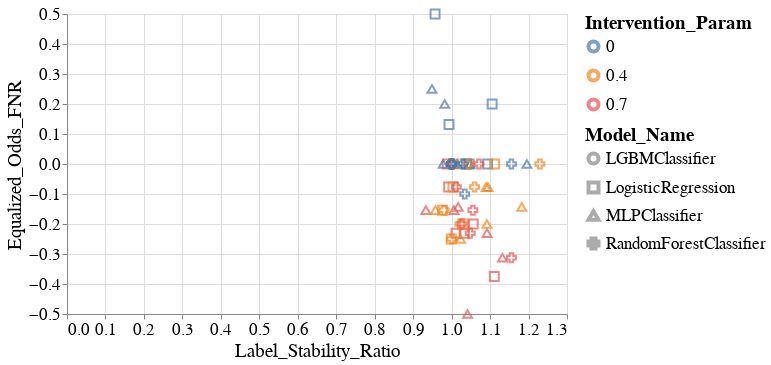

Notebook code for this chart:
### Markdown cell above
## Figure 3. Scatter plots.

### Code cell
create_scatter_plot(melted_all_group_metrics_per_model_dct,
                    group='Race',
                    fairness_metric_name='Equalized_Odds_FNR',
                    stability_metric_name='Label_Stability_Ratio')

### Figure 1 — Vega-Lite specification as saved in the notebook (floating-point values rounded to 4 significant figures)
{"config": {"view": {"continuousWidth": 400, "continuousHeight": 300}, "axis": {"labelFontSize": 17, "labelFontWeight": "normal", "titleFontSize": 19, "titleFontWeight": "normal"}, "legend": {"labelFontSize": 17, "labelLimit": 200, "symbolStrokeWidth": 4, "titleFontSize": 19, "titleLimit": 220}, "title": {"fontSize": 17}}, "data": {"name": "data-3362006e5718216981ebbbe5015d788a"}, "mark": {"type": "point", "size": 60}, "encoding": {"color": {"field": "Intervention_Param", "type": "nominal"}, "shape": {"field": "Model_Name", "type": "nominal"}, "size": {"value": 80}, "x": {"field": "Label_Stability_Ratio", "type": "quantitative"}, "y": {"field": "Equalized_Odds_FNR", "type": "quantitative"}}, "height": 300, "width": 500, "$schema": "https://vega.github.io/schema/vega-lite/v4.17.0.json", "datasets": {"data-3362006e5718216981ebbbe5015d788a": [{"Model_Name": "LGBMClassifier", "Experiment_Iteration": "Exp_iter_1", "Intervention_Param": 0.0, "Test_Set_Index": 0, "Group": "Race", "Equalized_Odds_FNR": 0.0, "Label_Stability_Ratio": 1.0}, {"Model_Name": "LGBMClassifier", "Experiment_Iteration": "Exp_iter_1", "Intervention_Param": 0.4, "Test_Set_Index": 0, "Group": "Race", "Equalized_Odds_FNR": 0.0, "Label_Stability_Ratio": 1.0}, {"Model_Name": "LGBMClassifier", "Experiment_Iteration": "Exp_iter_1", "Intervention_Param": 0.7, "Test_Set_Index": 0, "Group": "Race", "Equalized_Odds_FNR": 0.0, "Label_Stability_Ratio": 1.0}, {"Model_Name": "LGBMClassifier", "Experiment_Iteration": "Exp_iter_2", "Intervention_Param": 0.0, "Test_Set_Index": 0, "Group": "Race", "Equalized_Odds_FNR": 0.0, "Label_Stability_Ratio": 1.0}, {"Model_Name": "LGBMClassifier", "Experiment_Iteration": "Exp_iter_2", "Intervention_Param": 0.4, "Test_Set_Index": 0, "Group": "Race", "Equalized_Odds_FNR": 0.0, "Label_Stability_Ratio": 1.0}, {"Model_Name": "LGBMClassifier", "Experiment_Iteration": "Exp_iter_2", "Intervention_Param": 0.7, "Test_Set_Index": 0, "Group": "Race", "Equalized_Odds_FNR": 0.0, "Label_Stability_Ratio": 1.0}, {"Model_Name": "LGBMClassifier", "Experiment_Iteration": "Exp_iter_3", "Intervention_Param": 0.0, "Test_Set_Index": 0, "Group": "Race", "Equalized_Odds_FNR": 0.0, "Label_Stability_Ratio": 1.0}, {"Model_Name": "LGBMClassifier", "Experiment_Iteration": "Exp_iter_3", "Intervention_Param": 0.4, "Test_Set_Index": 0, "Group": "Race", "Equalized_Odds_FNR": 0.0, "Label_Stability_Ratio": 1.0}, {"Model_Name": "LGBMClassifier", "Experiment_Iteration": "Exp_iter_3", "Intervention_Param": 0.7, "Test_Set_Index": 0, "Group": "Race", "Equalized_Odds_FNR": 0.0, "Label_Stability_Ratio": 1.0}, {"Model_Name": "LGBMClassifier", "Experiment_Iteration": "Exp_iter_4", "Intervention_Param": 0.0, "Test_Set_Index": 0, "Group": "Race", "Equalized_Odds_FNR": 0.0, "Label_Stability_Ratio": 1.0}, {"Model_Name": "LGBMClassifier", "Experiment_Iteration": "Exp_iter_4", "Intervention_Param": 0.4, "Test_Set_Index": 0, "Group": "Race", "Equalized_Odds_FNR": 0.0, "Label_Stability_Ratio": 1.0}, {"Model_Name": "LGBMClassifier", "Experiment_Iteration": "Exp_iter_4", "Intervention_Param": 0.7, "Test_Set_Index": 0, "Group": "Race", "Equalized_Odds_FNR": 0.0, "Label_Stability_Ratio": 1.0}, {"Model_Name": "LGBMClassifier", "Experiment_Iteration": "Exp_iter_5", "Intervention_Param": 0.0, "Test_Set_Index": 0, "Group": "Race", "Equalized_Odds_FNR": 0.0, "Label_Stability_Ratio": 1.0}, {"Model_Name": "LGBMClassifier", "Experiment_Iteration": "Exp_iter_5", "Intervention_Param": 0.4, "Test_Set_Index": 0, "Group": "Race", "Equalized_Odds_FNR": 0.0, "Label_Stability_Ratio": 1.0}, {"Model_Name": "LGBMClassifier", "Experiment_Iteration": "Exp_iter_5", "Intervention_Param": 0.7, "Test_Set_Index": 0, "Group": "Race", "Equalized_Odds_FNR": 0.0, "Label_Stability_Ratio": 1.0}, {"Model_Name": "LGBMClassifier", "Experiment_Iteration": "Exp_iter_6", "Intervention_Param": 0.0, "Test_Set_Index": 0, "Group": "Race", "Equalized_Odds_FNR": 0.0, "Label_Stability_Ratio": 1.0}, {"Model_Name": "LGBMClassifier", "Experiment_Iteration": "Exp_iter_6", "Intervention_Param": 0.4, "Test_Set_Index": 0, "Group": "Race", "Equalized_Odds_FNR": 0.0, "Label_Stability_Ratio": 1.0}, {"Model_Name": "LGBMClassifier", "Experiment_Iteration": "Exp_iter_6", "Intervention_Param": 0.7, "Test_Set_Index": 0, "Group": "Race", "Equalized_Odds_FNR": 0.0, "Label_Stability_Ratio": 1.0}, {"Model_Name": "LogisticRegression", "Experiment_Iteration": "Exp_iter_1", "Intervention_Param": 0.0, "Test_Set_Index": 0, "Group": "Race", "Equalized_Odds_FNR": 0.0, "Label_Stability_Ratio": 1.094}, {"Model_Name": "LogisticRegression", "Experiment_Iteration": "Exp_iter_1", "Intervention_Param": 0.4, "Test_Set_Index": 0, "Group": "Race", "Equalized_Odds_FNR": 0.0, "Label_Stability_Ratio": 1.112}, {"Model_Name": "LogisticRegression", "Experiment_Iteration": "Exp_iter_1", "Intervention_Param": 0.7, "Test_Set_Index": 0, "Group": "Race", "Equalized_Odds_FNR": 0.0, "Label_Stability_Ratio": 0.9886}, {"Model_Name": "LogisticRegression", "Experiment_Iteration": "Exp_iter_2", "Intervention_Param": 0.0, "Test_Set_Index": 0, "Group": "Race", "Equalized_Odds_FNR": 0.5, "Label_Stability_Ratio": 0.957}, {"Model_Name": "LogisticRegression", "Experiment_Iteration": "Exp_iter_2", "Intervention_Param": 0.4, "Test_Set_Index": 0, "Group": "Race", "Equalized_Odds_FNR": -0.25, "Label_Stability_Ratio": 0.9992}, {"Model_Name": "LogisticRegression", "Experiment_Iteration": "Exp_iter_2", "Intervention_Param": 0.7, "Test_Set_Index": 0, "Group": "Race", "Equalized_Odds_FNR": -0.375, "Label_Stability_Ratio": 1.111}, {"Model_Name": "LogisticRegression", "Experiment_Iteration": "Exp_iter_3", "Intervention_Param": 0.0, "Test_Set_Index": 0, "Group": "Race", "Equalized_Odds_FNR": 0.1319, "Label_Stability_Ratio": 0.9932}, {"Model_Name": "LogisticRegression", "Experiment_Iteration": "Exp_iter_3", "Intervention_Param": 0.4, "Test_Set_Index": 0, "Group": "Race", "Equalized_Odds_FNR": -0.1538, "Label_Stability_Ratio": 0.9765}, {"Model_Name": "LogisticRegression", "Experiment_Iteration": "Exp_iter_3", "Intervention_Param": 0.7, "Test_Set_Index": 0, "Group": "Race", "Equalized_Odds_FNR": -0.2308, "Label_Stability_Ratio": 1.033}, {"Model_Name": "LogisticRegression", "Experiment_Iteration": "Exp_iter_4", "Intervention_Param": 0.0, "Test_Set_Index": 0, "Group": "Race", "Equalized_Odds_FNR": 0.2, "Label_Stability_Ratio": 1.105}, {"Model_Name": "LogisticRegression", "Experiment_Iteration": "Exp_iter_4", "Intervention_Param": 0.4, "Test_Set_Index": 0, "Group": "Race", "Equalized_Odds_FNR": 0.0, "Label_Stability_Ratio": 1.006}, {"Model_Name": "LogisticRegression", "Experiment_Iteration": "Exp_iter_4", "Intervention_Param": 0.7, "Test_Set_Index": 0, "Group": "Race", "Equalized_Odds_FNR": -0.07692, "Label_Stability_Ratio": 0.9923}, {"Model_Name": "LogisticRegression", "Experiment_Iteration": "Exp_iter_5", "Intervention_Param": 0.0, "Test_Set_Index": 0, "Group": "Race", "Equalized_Odds_FNR": 0.0, "Label_Stability_Ratio": 1.039}, {"Model_Name": "LogisticRegression", "Experiment_Iteration": "Exp_iter_5", "Intervention_Param": 0.4, "Test_Set_Index": 0, "Group": "Race", "Equalized_Odds_FNR": -0.2, "Label_Stability_Ratio": 1.032}, {"Model_Name": "LogisticRegression", "Experiment_Iteration": "Exp_iter_5", "Intervention_Param": 0.7, "Test_Set_Index": 0, "Group": "Race", "Equalized_Odds_FNR": -0.2, "Label_Stability_Ratio": 1.056}, {"Model_Name": "LogisticRegression", "Experiment_Iteration": "Exp_iter_6", "Intervention_Param": 0.0, "Test_Set_Index": 0, "Group": "Race", "Equalized_Odds_FNR": 0.0, "Label_Stability_Ratio": 1.045}, {"Model_Name": "LogisticRegression", "Experiment_Iteration": "Exp_iter_6", "Intervention_Param": 0.4, "Test_Set_Index": 0, "Group": "Race", "Equalized_Odds_FNR": -0.07692, "Label_Stability_Ratio": 1.003}, {"Model_Name": "LogisticRegression", "Experiment_Iteration": "Exp_iter_6", "Intervention_Param": 0.7, "Test_Set_Index": 0, "Group": "Race", "Equalized_Odds_FNR": -0.2308, "Label_Stability_Ratio": 1.011}, {"Model_Name": "MLPClassifier", "Experiment_Iteration": "Exp_iter_1", "Intervention_Param": 0.7, "Test_Set_Index": 0, "Group": "Race", "Equalized_Odds_FNR": -0.1429, "Label_Stability_Ratio": 1.017}, {"Model_Name": "MLPClassifier", "Experiment_Iteration": "Exp_iter_1", "Intervention_Param": 0.0, "Test_Set_Index": 0, "Group": "Race", "Equalized_Odds_FNR": 0.0, "Label_Stability_Ratio": 1.196}, {"Model_Name": "MLPClassifier", "Experiment_Iteration": "Exp_iter_1", "Intervention_Param": 0.4, "Test_Set_Index": 0, "Group": "Race", "Equalized_Odds_FNR": -0.1429, "Label_Stability_Ratio": 1.182}, {"Model_Name": "MLPClassifier", "Experiment_Iteration": "Exp_iter_2", "Intervention_Param": 0.7, "Test_Set_Index": 0, "Group": "Race", "Equalized_Odds_FNR": -0.3125, "Label_Stability_Ratio": 1.132}, {"Model_Name": "MLPClassifier", "Experiment_Iteration": "Exp_iter_2", "Intervention_Param": 0.0, "Test_Set_Index": 0, "Group": "Race", "Equalized_Odds_FNR": 0.25, "Label_Stability_Ratio": 0.9489}, {"Model_Name": "MLPClassifier", "Experiment_Iteration": "Exp_iter_2", "Intervention_Param": 0.4, "Test_Set_Index": 0, "Group": "Race", "Equalized_Odds_FNR": -0.25, "Label_Stability_Ratio": 1.023}, {"Model_Name": "MLPClassifier", "Experiment_Iteration": "Exp_iter_3", "Intervention_Param": 0.7, "Test_Set_Index": 0, "Group": "Race", "Equalized_Odds_FNR": -0.1538, "Label_Stability_Ratio": 0.933}, {"Model_Name": "MLPClassifier", "Experiment_Iteration": "Exp_iter_3", "Intervention_Param": 0.0, "Test_Set_Index": 0, "Group": "Race", "Equalized_Odds_FNR": 0.0, "Label_Stability_Ratio": 1.014}, {"Model_Name": "MLPClassifier", "Experiment_Iteration": "Exp_iter_3", "Intervention_Param": 0.4, "Test_Set_Index": 0, "Group": "Race", "Equalized_Odds_FNR": -0.1538, "Label_Stability_Ratio": 0.9579}, {"Model_Name": "MLPClassifier", "Experiment_Iteration": "Exp_iter_4", "Intervention_Param": 0.7, "Test_Set_Index": 0, "Group": "Race", "Equalized_Odds_FNR": -0.1538, "Label_Stability_Ratio": 1.006}, {"Model_Name": "MLPClassifier", "Experiment_Iteration": "Exp_iter_4", "Intervention_Param": 0.0, "Test_Set_Index": 0, "Group": "Race", "Equalized_Odds_FNR": 0.0, "Label_Stability_Ratio": 1.048}, {"Model_Name": "MLPClassifier", "Experiment_Iteration": "Exp_iter_4", "Intervention_Param": 0.4, "Test_Set_Index": 0, "Group": "Race", "Equalized_Odds_FNR": -0.07692, "Label_Stability_Ratio": 1.09}, {"Model_Name": "MLPClassifier", "Experiment_Iteration": "Exp_iter_5", "Intervention_Param": 0.7, "Test_Set_Index": 0, "Group": "Race", "Equalized_Odds_FNR": -0.5, "Label_Stability_Ratio": 1.041}, {"Model_Name": "MLPClassifier", "Experiment_Iteration": "Exp_iter_5", "Intervention_Param": 0.0, "Test_Set_Index": 0, "Group": "Race", "Equalized_Odds_FNR": 0.2, "Label_Stability_Ratio": 0.982}, {"Model_Name": "MLPClassifier", "Experiment_Iteration": "Exp_iter_5", "Intervention_Param": 0.4, "Test_Set_Index": 0, "Group": "Race", "Equalized_Odds_FNR": -0.2, "Label_Stability_Ratio": 1.092}, {"Model_Name": "MLPClassifier", "Experiment_Iteration": "Exp_iter_6", "Intervention_Param": 0.7, "Test_Set_Index": 0, "Group": "Race", "Equalized_Odds_FNR": -0.2308, "Label_Stability_Ratio": 1.092}, {"Model_Name": "MLPClassifier", "Experiment_Iteration": "Exp_iter_6", "Intervention_Param": 0.0, "Test_Set_Index": 0, "Group": "Race", "Equalized_Odds_FNR": 0.0, "Label_Stability_Ratio": 0.978}, {"Model_Name": "MLPClassifier", "Experiment_Iteration": "Exp_iter_6", "Intervention_Param": 0.4, "Test_Set_Index": 0, "Group": "Race", "Equalized_Odds_FNR": -0.07692, "Label_Stability_Ratio": 1.095}, {"Model_Name": "RandomForestClassifier", "Experiment_Iteration": "Exp_iter_1", "Intervention_Param": 0.0, "Test_Set_Index": 0, "Group": "Race", "Equalized_Odds_FNR": 0.0, "Label_Stability_Ratio": 1.155}, {"Model_Name": "RandomForestClassifier", "Experiment_Iteration": "Exp_iter_1", "Intervention_Param": 0.4, "Test_Set_Index": 0, "Group": "Race", "Equalized_Odds_FNR": 0.0, "Label_Stability_Ratio": 1.229}, {"Model_Name": "RandomForestClassifier", "Experiment_Iteration": "Exp_iter_1", "Intervention_Param": 0.7, "Test_Set_Index": 0, "Group": "Race", "Equalized_Odds_FNR": 0.0, "Label_Stability_Ratio": 1.071}, {"Model_Name": "RandomForestClassifier", "Experiment_Iteration": "Exp_iter_2", "Intervention_Param": 0.0, "Test_Set_Index": 0, "Group": "Race", "Equalized_Odds_FNR": 0.0, "Label_Stability_Ratio": 0.9988}, {"Model_Name": "RandomForestClassifier", "Experiment_Iteration": "Exp_iter_2", "Intervention_Param": 0.4, "Test_Set_Index": 0, "Group": "Race", "Equalized_Odds_FNR": -0.25, "Label_Stability_Ratio": 1.001}, {"Model_Name": "RandomForestClassifier", "Experiment_Iteration": "Exp_iter_2", "Intervention_Param": 0.7, "Test_Set_Index": 0, "Group": "Race", "Equalized_Odds_FNR": -0.3125, "Label_Stability_Ratio": 1.156}, {"Model_Name": "RandomForestClassifier", "Experiment_Iteration": "Exp_iter_3", "Intervention_Param": 0.0, "Test_Set_Index": 0, "Group": "Race", "Equalized_Odds_FNR": 0.0, "Label_Stability_Ratio": 1.001}, {"Model_Name": "RandomForestClassifier", "Experiment_Iteration": "Exp_iter_3", "Intervention_Param": 0.4, "Test_Set_Index": 0, "Group": "Race", "Equalized_Odds_FNR": -0.1538, "Label_Stability_Ratio": 0.9805}, {"Model_Name": "RandomForestClassifier", "Experiment_Iteration": "Exp_iter_3", "Intervention_Param": 0.7, "Test_Set_Index": 0, "Group": "Race", "Equalized_Odds_FNR": -0.1538, "Label_Stability_Ratio": 1.055}, {"Model_Name": "RandomForestClassifier", "Experiment_Iteration": "Exp_iter_4", "Intervention_Param": 0.0, "Test_Set_Index": 0, "Group": "Race", "Equalized_Odds_FNR": 0.0, "Label_Stability_Ratio": 1.001}, {"Model_Name": "RandomForestClassifier", "Experiment_Iteration": "Exp_iter_4", "Intervention_Param": 0.4, "Test_Set_Index": 0, "Group": "Race", "Equalized_Odds_FNR": 0.0, "Label_Stability_Ratio": 1.044}, {"Model_Name": "RandomForestClassifier", "Experiment_Iteration": "Exp_iter_4", "Intervention_Param": 0.7, "Test_Set_Index": 0, "Group": "Race", "Equalized_Odds_FNR": -0.07692, "Label_Stability_Ratio": 1.012}, {"Model_Name": "RandomForestClassifier", "Experiment_Iteration": "Exp_iter_5", "Intervention_Param": 0.0, "Test_Set_Index": 0, "Group": "Race", "Equalized_Odds_FNR": -0.1, "Label_Stability_Ratio": 1.034}, {"Model_Name": "RandomForestClassifier", "Experiment_Iteration": "Exp_iter_5", "Intervention_Param": 0.4, "Test_Set_Index": 0, "Group": "Race", "Equalized_Odds_FNR": -0.2, "Label_Stability_Ratio": 1.022}, {"Model_Name": "RandomForestClassifier", "Experiment_Iteration": "Exp_iter_5", "Intervention_Param": 0.7, "Test_Set_Index": 0, "Group": "Race", "Equalized_Odds_FNR": -0.2, "Label_Stability_Ratio": 1.027}, {"Model_Name": "RandomForestClassifier", "Experiment_Iteration": "Exp_iter_6", "Intervention_Param": 0.0, "Test_Set_Index": 0, "Group": "Race", "Equalized_Odds_FNR": 0.0, "Label_Stability_Ratio": 1.029}, {"Model_Name": "RandomForestClassifier", "Experiment_Iteration": "Exp_iter_6", "Intervention_Param": 0.4, "Test_Set_Index": 0, "Group": "Race", "Equalized_Odds_FNR": -0.07692, "Label_Stability_Ratio": 1.06}, {"Model_Name": "RandomForestClassifier", "Experiment_Iteration": "Exp_iter_6", "Intervention_Param": 0.7, "Test_Set_Index": 0, "Group": "Race", "Equalized_Odds_FNR": -0.2308, "Label_Stability_Ratio": 1.048}]}}
